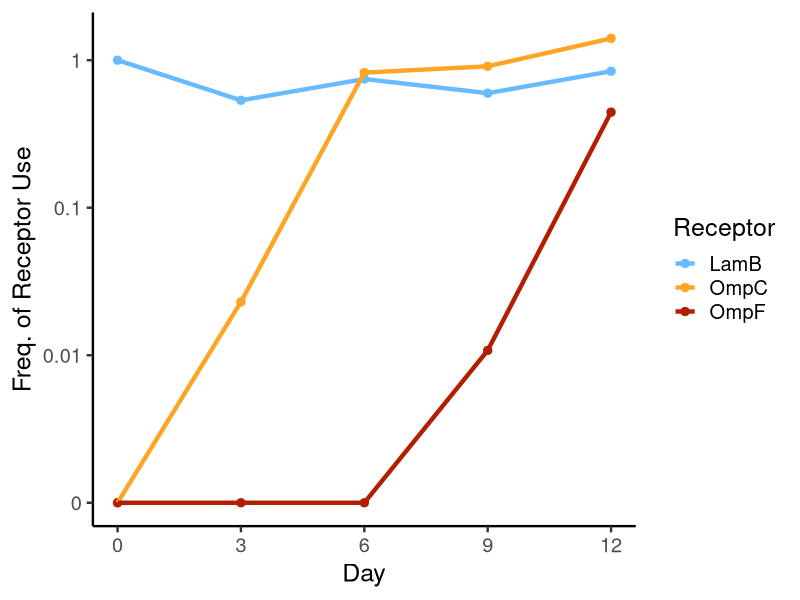
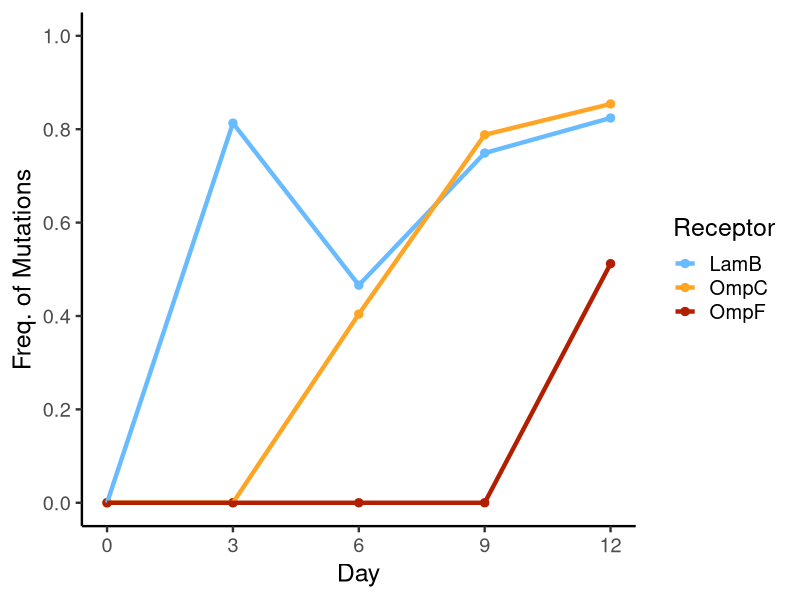
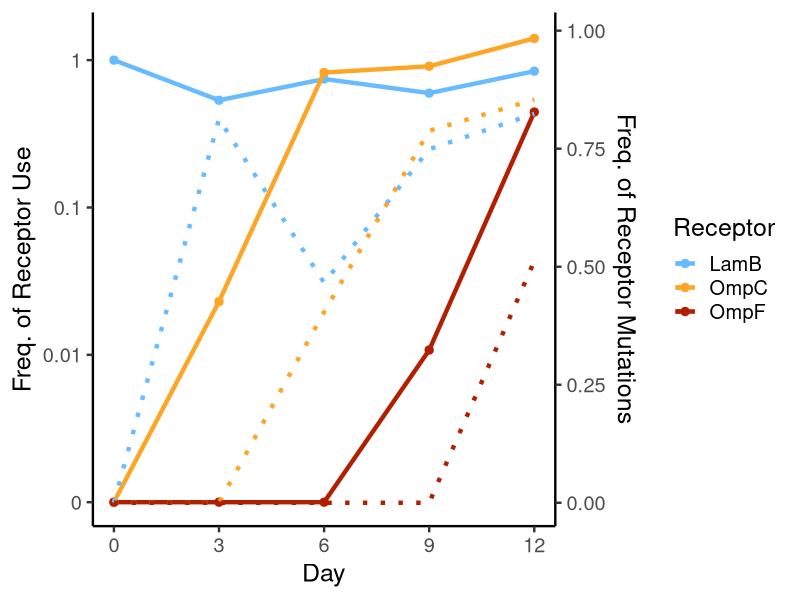
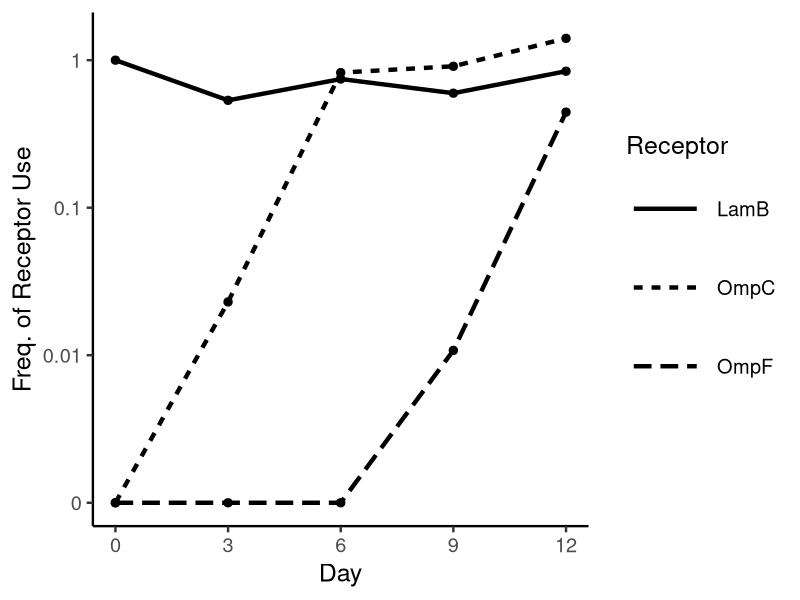
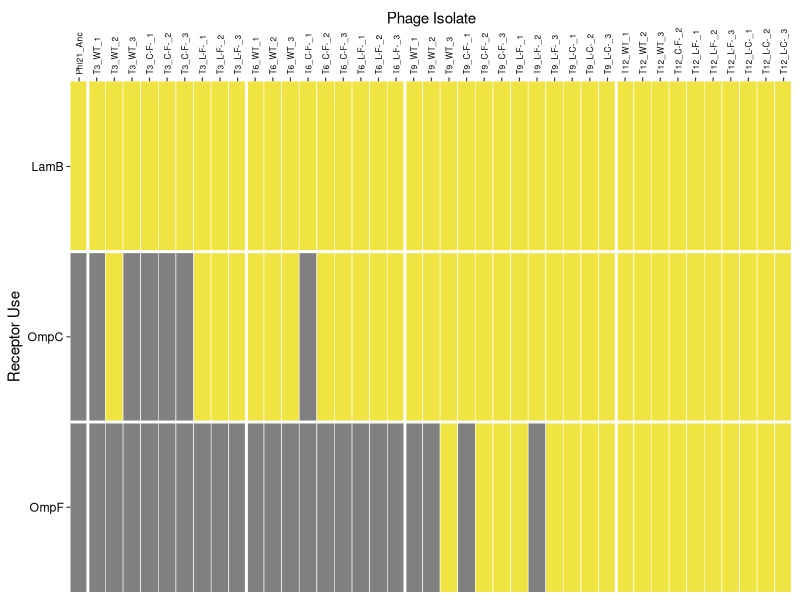
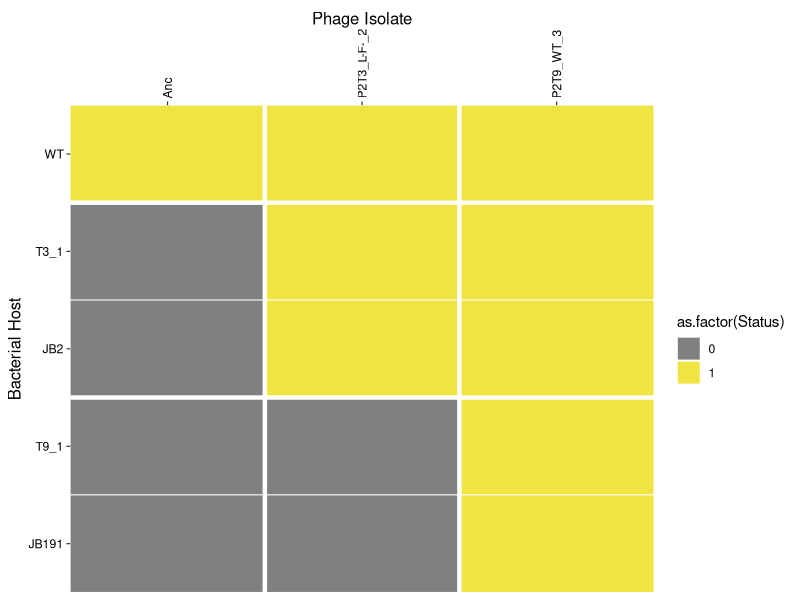
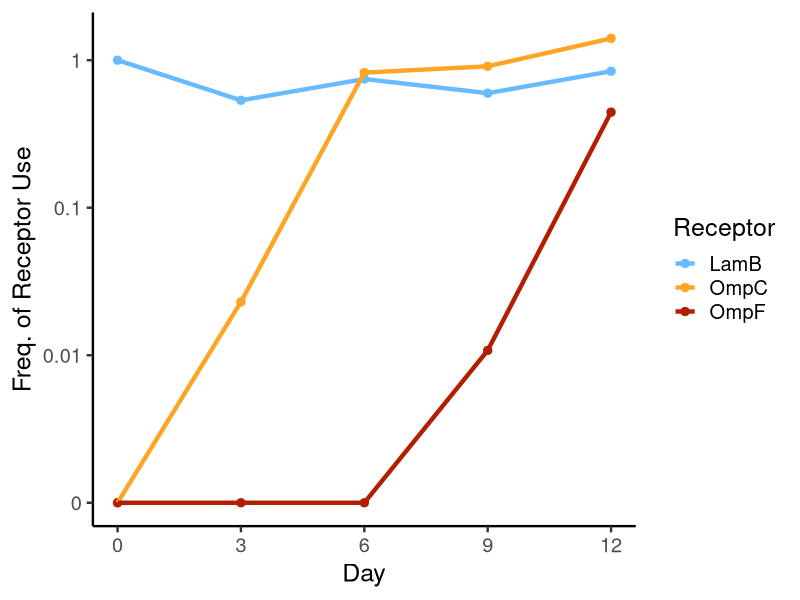
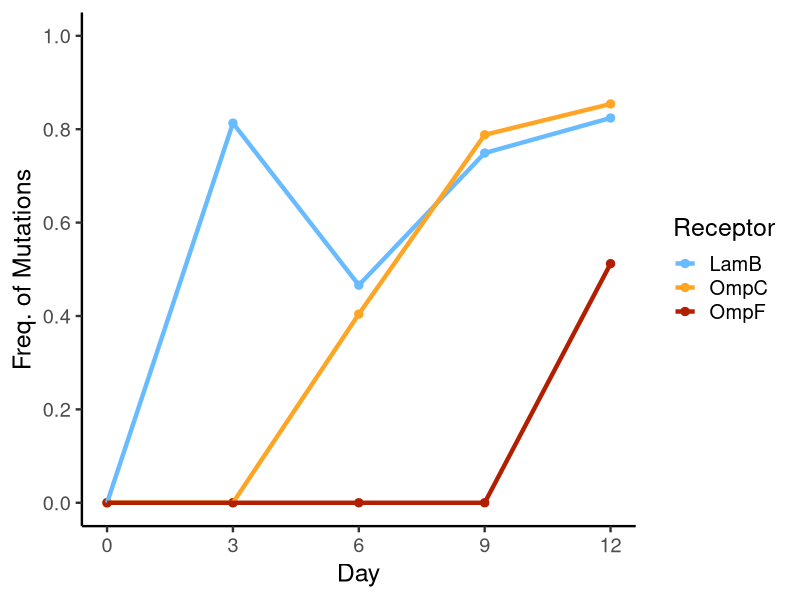

Generate these figures, in order, with R:

library(ggplot2)
library(ggpubr)
library(dplyr)
library(tidyverse)
library(car)

setwd("ClinicalTraining/Manuscript/Figure 2")
dat_propphage <- read.csv(file = "22-02-16-freeze-comm-iso.csv")
dat_propbact <- read.csv(file = "22-12-15-pop-mut-data.csv")

# Manually specify colors for each Treatment
colores <- c('#BBBBBB','#FFA525','#68BBFF','#B21F00')
names(colores) <- c('All','OmpC','LamB','OmpF')

# Phage prop plot ####
dat_propphage$logProp <- log10(dat_propphage$PropWT)
dat_propphage$logProp[dat_propphage$logProp == -Inf] <- -3 

propplot_p <- ggplot(data = subset(dat_propphage, Receptor != 'All'), 
                  aes(x = Timepoint, y = logProp, color = Receptor)) +
  geom_point(size = 2.5) + geom_line(size = 1.5) +
  theme_classic(base_size = 18) +
  labs(y='Freq. of Receptor Use', x='Day') +
  scale_x_continuous(limits = c(0,12), breaks = seq(0,12,3)) +
  scale_y_continuous(breaks = c(-3, -2, -1, 0),
                     labels = c(0, 0.01, 0.1, 1)) +
  scale_color_manual(values = colores, breaks = c('LamB','OmpC','OmpF'))
propplot_p
ggsave(filename = 'PanelA.pdf', propplot_p, width = 7, height = 4)


# Bacteria prop plot ####
sum_propbact <- dat_propbact %>%
  group_by(Timepoint, Category) %>%
  summarise(
    Freq = sum(Frequency))

propplot_b <- ggplot(sum_propbact, 
               aes(x = Timepoint, y = Freq, color = Category)) +
  geom_point(size = 2.5) + geom_line(size = 1.5) + 
  theme_classic(base_size = 18) +
  labs(y='Freq. of Mutations', x='Day', color = "Receptor") +
  scale_x_continuous(limits = c(0,12), breaks = seq(0,12,3)) +
  scale_y_continuous(limits = c(0,1), breaks = seq(0,1,0.2)) +
  scale_color_manual(values = colores, breaks = c('LamB','OmpC','OmpF'))
propplot_b
ggsave(filename = 'PanelB.pdf', propplot_b,
       width = 7, height = 4)

PanelsAB <- ggarrange(propplot_p, propplot_b, ncol = 1, align = "hv",
                      common.legend = T, legend = "right")
ggsave(filename = 'PanelAB.pdf', PanelsAB, width = 7, height = 7)

# Combined phage/bacteria prop plot ####
ylim_prim <- c(-3.1,0.2)
ylim_sec <- c(-0.03,1.0)

b <- diff(ylim_prim)/diff(ylim_sec)
a <- (ylim_prim[1] - b*ylim_sec[1]) # there was a bug here

propplot_pb <- ggplot(data = subset(dat_propphage, Receptor != 'All'), 
                     aes(x = Timepoint, y = logProp, color = Receptor)) +
  geom_point(size = 2.5) + geom_line(size = 1.5) +
  geom_line(data = sum_propbact,
            aes(x=Timepoint, y=a+(Freq*b),color=Category),
            linetype="dotted",size=1.5) +
  theme_classic(base_size = 18) +
  labs(y='Freq. of Receptor Use', x='Day') +
  scale_x_continuous(limits = c(0,12), breaks = seq(0,12,3)) +
  scale_y_continuous(breaks = c(-3, -2, -1, 0),
                     labels = c(0, 0.01, 0.1, 1),
                     sec.axis = sec_axis(~ (. - a)/b, name = "Freq. of Receptor Mutations")) +
  scale_color_manual(values = colores, breaks = c('LamB','OmpC','OmpF'))
propplot_pb
ggsave(filename = 'PanelAB-v2.pdf', propplot_pb, width = 8, height = 4)

# This plot is just to get linetype legend
legend_plot <- ggplot(data = subset(dat_propphage, Receptor != 'All'), 
                     aes(x = Timepoint, y = logProp, linetype = Receptor)) +
  geom_point(size = 2.5) + geom_line(size = 1.5) +
  theme_classic(base_size = 18) +
  labs(y='Freq. of Receptor Use', x='Day') +
  scale_x_continuous(limits = c(0,12), breaks = seq(0,12,3)) +
  scale_y_continuous(breaks = c(-3, -2, -1, 0),
                     labels = c(0, 0.01, 0.1, 1)) +
  theme(legend.key.height= unit(2, 'cm'),
        legend.key.width= unit(2, 'cm'))
legend_plot
ggsave(filename = 'PanelA-legend.pdf', legend_plot, width = 7, height = 4)

# Host range data ####
dat_hostrange <- read.csv(file = "2022-02-24-P2-hostrange.csv")
dat_hostrange <- subset(dat_hostrange, Method == "Spot")
dat_hostrange <- na.omit(dat_hostrange)
dat_hostrange <- subset(dat_hostrange, Timepoint < 15)

colores2 <- c("#808080ff","#F0E442")
names(colores2) <- c("0","1")

# Receptor use data ####
dat_recepuse <- read.csv(file = "2022-03-04-receptor-use.csv")
dat_recepuse <- na.omit(dat_recepuse)

dat_hostrange$ReceptorUse <- dat_recepuse$ReceptorUse[match(dat_hostrange$ID, dat_recepuse$ID)]
dat_hostrange$ID <- str_remove(dat_hostrange$ID, "P2")

# Reorder
dat_hostrange <- dat_hostrange %>%
  mutate(HR.Receptor = fct_relevel(HR.Receptor, 
                                   "OmpF","OmpC","LamB","All"))

level_info <- unique(dat_hostrange$ID)
level_info <- c("Phi21_Anc",
                "T3_WT_1","T3_WT_2","T3_WT_3","T3_C-F-_1","T3_C-F-_2","T3_C-F-_3",
                "T3_L-F-_1","T3_L-F-_2","T3_L-F-_3",
                "T6_WT_1","T6_WT_2","T6_WT_3","T6_C-F-_1","T6_C-F-_2","T6_C-F-_3" ,
                "T6_L-F-_1","T6_L-F-_2","T6_L-F-_3",
                "T9_WT_1","T9_WT_2","T9_WT_3","T9_C-F-_1","T9_C-F-_2","T9_C-F-_3",
                "T9_L-F-_1","T9_L-F-_2","T9_L-F-_3","T9_L-C-_1","T9_L-C-_2","T9_L-C-_3",
                "T12_WT_1","T12_WT_2","T12_WT_3","T12_C-F-_1","T12_C-F-_2","T12_C-F-_3",
                "T12_L-F-_1","T12_L-F-_2","T12_L-F-_3","T12_L-C-_1","T12_L-C-_2","T12_L-C-_3")
dat_hostrange <- dat_hostrange %>%
  mutate(ID = fct_relevel(ID, as.character(level_info)))

# Receptor use plot ####
dat_hostrange$Status[dat_hostrange$Titer > 0] <- 1
dat_hostrange$Status[dat_hostrange$Titer == 0] <- 0

heatmap <- ggplot(subset(dat_hostrange, HR.Receptor != 'All'),
                   aes(y=HR.Receptor, x=ID, fill=as.factor(Status))) + 
  geom_tile(color = 'white', size = 0.2) +
  scale_fill_manual(values = colores2) +
  scale_x_discrete(position = 'top', expand = c(0,0)) +
  scale_y_discrete(expand = c(0,0)) +
  xlab("Phage Isolate") + ylab("Receptor Use") +
  theme(panel.background = element_blank(),
        legend.position = 'none',
        axis.ticks=element_line(size=0.4),
        axis.text.x.top = element_text(color = 'black', size = 6,
                                       angle=90, vjust = 0.5, hjust = 0),
        axis.text.y = element_text(color = 'black')) +
  geom_hline(yintercept = c(1.5,2.5), color = 'white', size = 1) +
  geom_vline(xintercept = c(1.5,10.5,19.5,31.5,41.5,53.5,62.5,74.5,
                            83.5,91.5,97.5), color = 'white', size = 1)
heatmap
ggsave('host-recep-matrix_v2.pdf', heatmap, height = 2, width = 7)


# Arms Race data ####
dat_ARD <- read.csv(file = "22-10-12-data.csv")
dat_ARD <- subset(dat_ARD, Expt != 'A')

# Ordering
bact_levels <- c('WT','T3_1','JB2','T9_1','JB191')
phage_levels <- c('Anc','P2T3_L-F-_2','P2T9_WT_3')

dat_ARD <- dat_ARD %>%
  mutate(Phage = fct_relevel(Phage,
                             as.character(phage_levels)))
dat_ARD <- dat_ARD %>%
  mutate(PlatedHost = fct_relevel(PlatedHost,
                                  as.character(bact_levels)))

# output binary ####
dat_ARD$Status <- 0
dat_ARD$Status[dat_ARD$Titer > 0] <- 1

# Arms Race plot
ARDplot <- ggplot(dat_ARD,
                  aes(y=PlatedHost,x=Phage,fill=as.factor(Status))) + 
  geom_tile(color = 'white', size = 0.3) +
  scale_fill_manual(values = colores2) +
  scale_x_discrete(position = 'top', expand = c(0,0)) +
  scale_y_discrete(expand = c(0,0), limits = rev) +
  xlab("Phage Isolate") + ylab("Bacterial Host") +
  theme(panel.background = element_blank(),
        legend.position = 'right') +
  theme(axis.ticks=element_line(size=0.4),
        axis.text.x.top = element_text(color="black",angle=90, vjust = 0.5, hjust = 0.0),
        axis.text.y = element_text(color="black"),
        axis.title = element_text(color="black",size = 12)) +
  geom_vline(xintercept = c(1.5,2.5), color = 'white', size = 1.5) +
  geom_hline(yintercept = c(2.5,4.5), color = 'white', size = 1.5)
ARDplot
ggsave('PBIN-arms-race.pdf', ARDplot, height = 4, width = 4.5)







